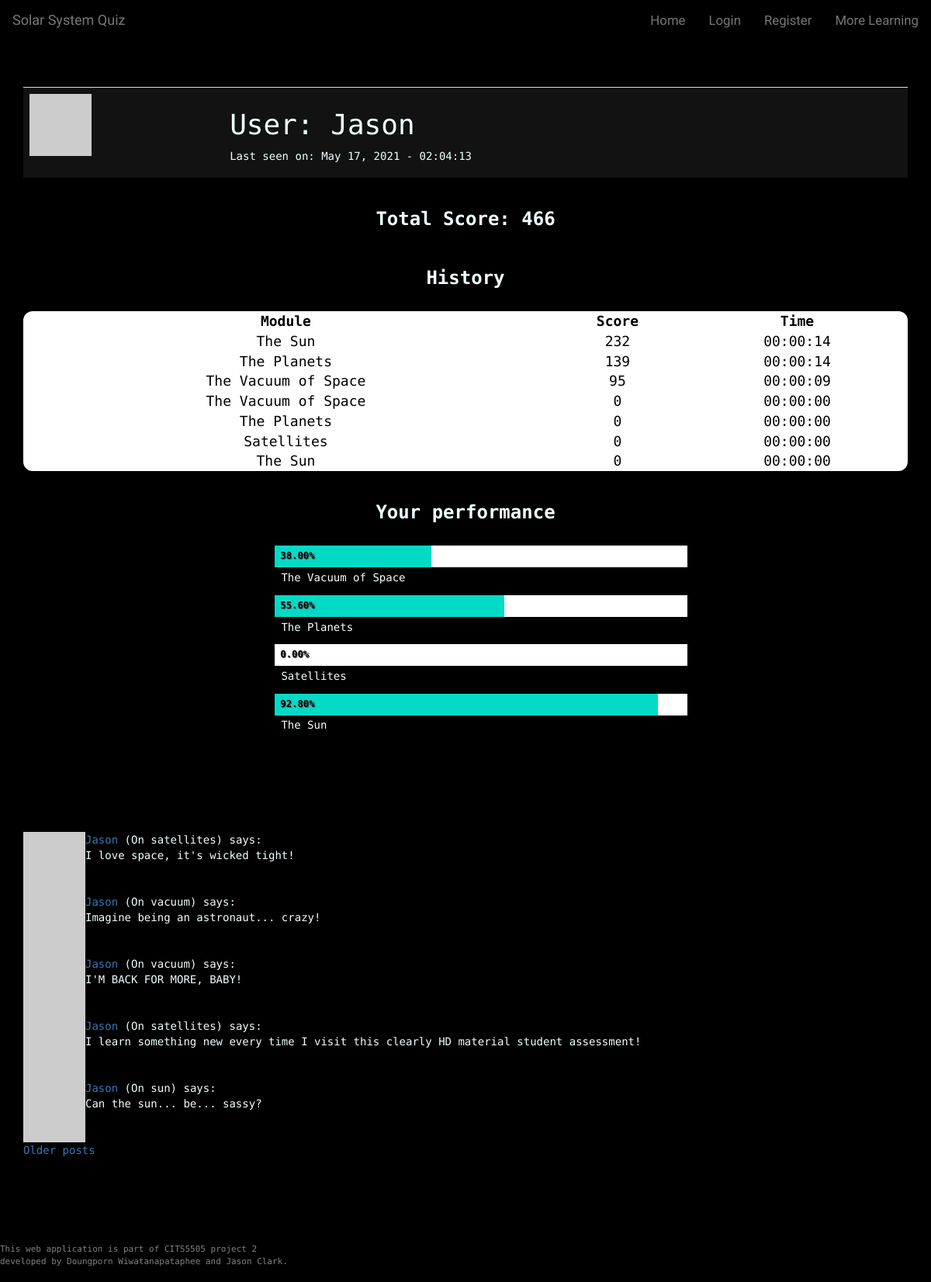
The app's page /user/Jason with its own data.
### app/models.py (models this page shows, shortened)
class User(UserMixin, db.Model):
    __tablename__ = 'user_table'
    id = db.Column(db.Integer, primary_key=True)
    username = db.Column(db.String(64), index=True, unique=True)
    user_type = db.Column(db.String(64))
    email = db.Column(db.String(120), index=True, unique=True)
    password_hash = db.Column(db.String(128))
    posts = db.relationship('Post', backref='author', lazy='dynamic')
    about_me = db.Column(db.String(140))
    last_seen = db.Column(db.DateTime, default=datetime.utcnow)
    score_child = db.relationship("Score", backref = 'user_parent')
    quiz_unlocked = db.Column(db.Integer, default=0)
    def avatar(self, size):
      digest = md5(self.email.lower().encode('utf-8')).hexdigest()
      return 'https://www.gravatar.com/avatar/{}?d=identicon&s={}'.format(digest, size)

class Score(db.Model):
    __tablename__ = 'score'
    id = db.Column(db.Integer, primary_key = True)
    user_id = db.Column(db.Integer, db.ForeignKey('user_table.id'))
    questionset_id = db.Column(db.Integer, db.ForeignKey('questionset.id'))
    score = db.Column(db.Integer, default=0)
    time_taken = db.Column(db.Time, default=0)

class QuestionSet(db.Model):
    __tablename__ = 'questionset'
    id = db.Column(db.Integer, primary_key = True)
    name = db.Column(db.String(64))
    module = db.Column(db.String(64))
    number_of_questions = db.Column(db.Integer)
    child = db.relationship("CurrentQuestion")
    score_child = db.relationship('Score', backref= 'questionset_parent')

class Post(db.Model):
    id = db.Column(db.Integer, primary_key=True)
    user_id = db.Column(db.Integer, db.ForeignKey('user_table.id')) #user.id
    body = db.Column(db.String(140))
    timestamp = db.Column(db.DateTime, index=True, default=datetime.utcnow)
    page = db.Column(db.String)
    upvotes = db.Column(db.Integer, default=0)
    downvotes = db.Column(db.Integer, default=0)

### app/routes.py (the view)
@app.route('/user/<username>', methods = ['GET','POST'])
def user_profile(username):
    user = User.query.filter_by(username=username).first_or_404()
    page = request.args.get('page', 1, type=int)
    posts = user.posts.paginate(
      page, 5, False)
    next_url = url_for('user_profile', username=username, page=posts.next_num) \
      if posts.has_next else None
    prev_url = url_for('user_profile', username=username, page=posts.prev_num) \
      if posts.has_prev else None
    score_dict = [] # initialise module score dictionary
    total = 0       # initialise total score as zero
    vacuum_top = Score.query.filter_by(user_id=user.id, questionset_id=2).order_by(Score.score.desc())[0]
    planet_top = Score.query.filter_by(user_id=user.id, questionset_id=3).order_by(Score.score.desc())[0]
    satellite_top = Score.query.filter_by(user_id=user.id, questionset_id=4).order_by(Score.score.desc())[0]
    sun_top = Score.query.filter_by(user_id=user.id, questionset_id=5).order_by(Score.score.desc())[0]
    user_scores = Score.query.filter_by(user_id=user.id).all()
    for score in user_scores:
        score_dict.append({'module': score.questionset_id}) # append scores for each learning module
        total += score.score    # add total score
    scoreSorted = Score.query.filter_by(user_id=user.id).order_by(Score.score.desc()).all()
    return render_template('user_profile.html', user=user, score=total, posts=posts.items,
    scoreSorted = scoreSorted, next_url=next_url, prev_url=prev_url, vacuum_top=vacuum_top, planet_top=planet_top,
    satellite_top=satellite_top, sun_top=sun_top)

### app/routes.py (called while the page is built)
@app.before_request
def before_request():
    from_zone = tz.tzutc()
    to_zone = tz.tzlocal()
    utc = datetime.utcnow()
    utc = utc.replace(tzinfo=from_zone)
    central = utc.astimezone(to_zone)   # convert to local timezone
    if current_user.is_authenticated:
        current_user.last_seen = central
        db.session.commit()

### app/templates/user_profile.html (shortened to what this page needs)
{% extends 'base.html' %}
{% block body %}
<div class="container">
<table class="table user-table">
    <tr>
        <td><img src="{{ user.avatar(128) }}"></td>
        <td>
            <h1 id="user_heading">User: {{ user.username }}</h1>
            {% if user.last_seen %}<p>Last seen on: {{ user.last_seen.strftime('%B %d, %Y - %H:%M:%S') }}</p>{% endif %}
        </td>
    </tr>
</table>
</div>
<div class="container">
    <h2 class="history-bar">Total Score: {{ score }}</h2>
    <h2 class="history-bar">History</h2>
    <table class="result-table">
        <thead>
            <tr>
                <th>Module</th>
                <th>Score</th>
                <th>Time</th>
            </tr>
        </thead>
        <tbody>
        {% for score in scoreSorted %}
        {%  if loop.index <= 10  %}
            <tr>
                <td>{{ score.questionset_parent.name }}</td>
                <td>{{ score.score }}</td>
                <td>{{ score.time_taken }}</td>
            </tr>
        {% endif %}
        {% endfor %}
        </tbody>
    </table>
    <br>
</div>
<div class="container chart-container">
    <h2 class="history-bar">Your performance</h2>
    <ul class="horizontal-bar-chart">
      <li>
        <span class="index" style="width: calc( {{ vacuum_top.score }}/250 * 100%)">{{'%0.2f'| format(vacuum_top.score / 250 * 100 | float) }}%</span>
      </li>
        <p>{{ vacuum_top.questionset_parent.name }}</p>
      <li>
        <span class="index" style="width: calc( {{ planet_top.score }}/250 * 100%)">{{'%0.2f'| format(planet_top.score / 250 * 100 | float)}}%</span>
      </li>
      <p>{{ planet_top.questionset_parent.name }}</p>
      <li>
        <span class="index" style="width: calc( {{ satellite_top.score }}/250 * 100%)">{{'%0.2f'| format(satellite_top.score / 250 * 100 | float) }}%</span>
      </li>
      <p>{{ satellite_top.questionset_parent.name }}</p>
      <li>
        <span class="index" style="width: calc( {{ sun_top.score }}/250 * 100%)">{{'%0.2f'| format(sun_top.score /250 * 100 | float) }}%</span>
      </li>
      <p>{{ sun_top.questionset_parent.name }}</p>
    </ul>
</div>
<hr class="divider" />
<div class="container">
  {% for post in posts %}
  {% include '_post.html'%}
  {% endfor %}
  {% if next_url %}
  <a href="{{ next_url }}">Older posts</a>
  {% endif %}
</div>
{% endblock %}

### app/templates/base.html (shortened to what this page needs)
<!DOCTYPE html>
<html lang="en">
<head>
    <link rel="stylesheet" href="https://maxcdn.bootstrapcdn.com/bootstrap/3.4.1/css/bootstrap.min.css">
    <link rel="stylesheet" type="text/css" href="{{ url_for('static', filename='css/theme.css') }}">
    <link rel="stylesheet" href="https://cdnjs.cloudflare.com/ajax/libs/font-awesome/4.7.0/css/font-awesome.min.css">
</head>
<body>
    {% block navbar %}
    <nav class="navbar navbar-default">
            <div class="navbar-header">
                <a class="navbar-brand" href="{{ url_for('home') }}">Solar System Quiz</a>
            </div>
            <div class="collapse navbar-collapse" id="bs-example-navbar-collapse-1">
                <ul class="nav navbar-nav navbar-right">
                    {% if current_user.is_authenticated %}
                    <li><a id="nav_home" href="{{ url_for('home') }}">Home</a></li>
                    <li><a id="nav_profile" href="{{ url_for('user_profile', username=current_user.username) }}">{{ current_user.username }} Profile</a></li>
                    <li><a id="nav_learning" href="{{ url_for('more_learning') }}">More Learning</a></li>
                    <li><a id="nav_logout" href="{{ url_for('logout') }}">Sign Out</a></li>
                    {% else %}
                    <li><a id="nav_home" href="{{ url_for('home') }}">Home</a></li>
                    <li><a id="nav_login" href="{{ url_for('login') }}">Login</a></li>
                    <li><a id="nav_register" href="{{ url_for('register') }}">Register</a></li>
                    <li><a id="nav_learning" href="{{ url_for('more_learning') }}">More Learning</a></li>
                    {% endif %}
                </ul>
            </div>
    </nav>
    {% endblock %}
    <div class="points-container">
    </div>
    {% block body %}{% endblock %}
    <footer>
        <p>This web application is part of CITS5505 project 2 <br>
           developed by Doungporn Wiwatanapataphee and Jason Clark.</p>
    </footer>
</body>
</html>

### app/templates/_post.html (shortened to what this page needs)
<table>
  <tr valign="top">
    <td><img src="{{ post.author.avatar(36) }}"></td>
    <td>
      <a href="{{ url_for('user_profile', username=post.author.username) }}">
        {{ post.author.username }}
      </a>
      (On {{ post.page }}) says:<br>{{ post.body }}
    </td>
  </tr>
</table>

### app/static/css/theme.css (style rules this page uses)
* { box-sizing: border-box; }
body { font-family: 'Space Mono', monospace; background-color: black; color: azure; padding-bottom: 60px; margin-bottom: 100px; }
html { scroll-behavior: smooth; }
.navbar { font-family: 'Audiowide', cursive; background-color: black; border-color: black; top: 0; }
.nav a { font-size: 1.2em !important; }
.points-container { padding: 20px; display: flex; margin: 0 auto; text-align: center; }
.result-table { width: 100%; font-size: 18px; padding: 20px; border-collapse: collapse; border-spacing: 10px; text-align: center; background-color: #ffffff; color: black; border-radius: 12px; }
.result-table th { text-align: center; }
.user-table { background-color: #121212; }
.history-bar { padding: 20px; text-align: center; font-weight: bold; font-size: 24px; margin-top: 0; }
.chart-container { margin: 0 auto; max-width: 600px; min-width: 320px; padding: 0 1em; }
.horizontal-bar-chart { float: left; width: 100%; }
.horizontal-bar-chart li { position: relative; display: block; height: 2em; margin-bottom: .2em; background: #ffffff; }
.horizontal-bar-chart p { display: block; _zoom: 1; margin: 0 0 .9em 0; text-indent: .6em; }
.horizontal-bar-chart .index { display: block; position: absolute; top: 0; left: 0; height: 100%; text-indent: .6em; font-size: 0.875em; font-weight: bold; color: black; background: #03dac6; line-height: 2.2em; text-shadow: 1px 1px 0px #595959; }
hr.divider { border: 0; height: 5px; margin-top: 50px; margin-bottom: 50px; margin-left: 2rem; width: 100%; }
footer { position: fixed; font-size: 11px; background: black; color:grey; bottom: 0; left: 0; height: 50px; width: 100%; }

### records on screen
User: username "Jason", last_seen "May 17, 2021 - 02:04:13"
Score: questionset_parent.name "The Sun", score "232", time_taken "00:00:14", sun_top.score/250*100|float "92.80"
Score: questionset_parent.name "The Planets", score "139", time_taken "00:00:14", planet_top.score/250*100|float "55.60"
Score: questionset_parent.name "The Vacuum of Space", score "95", time_taken "00:00:09", vacuum_top.score/250*100|float "38.00"
Score: questionset_parent.name "The Vacuum of Space", score "0", time_taken "00:00:00"
Score: questionset_parent.name "The Planets", score "0", time_taken "00:00:00"
Score: questionset_parent.name "Satellites", score "0", time_taken "00:00:00", satellite_top.score/250*100|float "0.00"
Score: questionset_parent.name "The Sun", score "0", time_taken "00:00:00"
QuestionSet: questionset_parent.name "The Vacuum of Space"
QuestionSet: questionset_parent.name "The Planets"
QuestionSet: questionset_parent.name "Satellites"
QuestionSet: questionset_parent.name "The Sun"
Post: author.username "Jason", page "satellites", body "I love space, it's wicked tight!"
Post: author.username "Jason", page "vacuum", body "Imagine being an astronaut... crazy!"
Post: author.username "Jason", page "vacuum", body "I'M BACK FOR MORE, BABY!"
Post: author.username "Jason", page "satellites", body "I learn something new every time I visit this clearly HD material student assessment!"
Post: author.username "Jason", page "sun", body "Can the sun... be... sassy?"

### other values on screen
{{ score }} "466"
